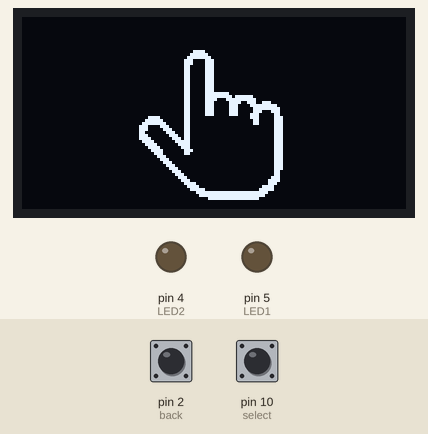
Simulated run of this sketch. Board: Arduino Uno, built with avr-gcc and run on an emulated ATmega328P. Shown: 128×64 one-colour display, output pins drawn as LEDs (lit = HIGH). The inputs (shaded band) are chosen by the test bench; at power-on: pin 10 (select) HIGH, pin 2 (back) HIGH. What the sketch prints to the serial monitor is not drawn.

Above: at 1.27 s.
1.3 s: pin 10 (select) pulled LOW for 0.15 s
At 2.6 s:
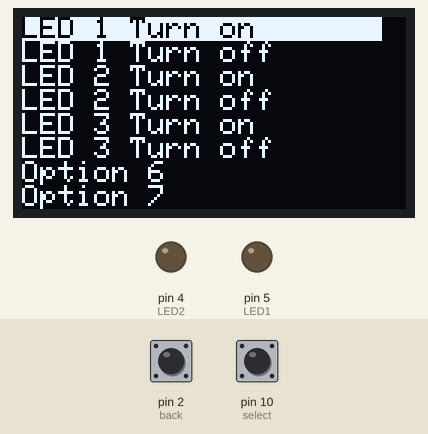
2.9 s: pin 2 (back) pulled LOW for 1 s
At 4.08 s:
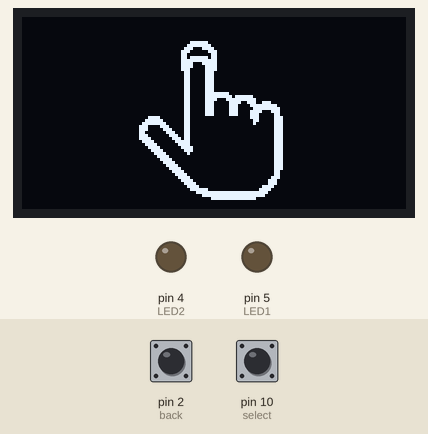
4.5 s: pin 10 (select) pulled LOW for 1 s
At 5.3 s:
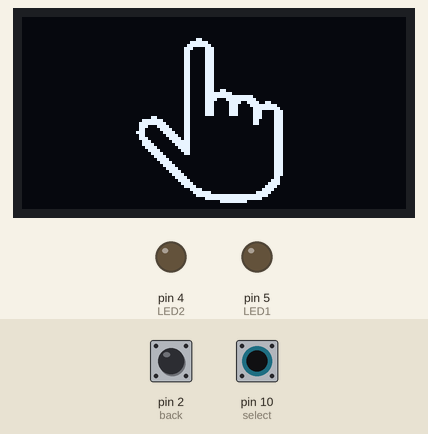
6.1 s: pin 10 (select) pulled LOW for 0.15 s
At 6.2 s:
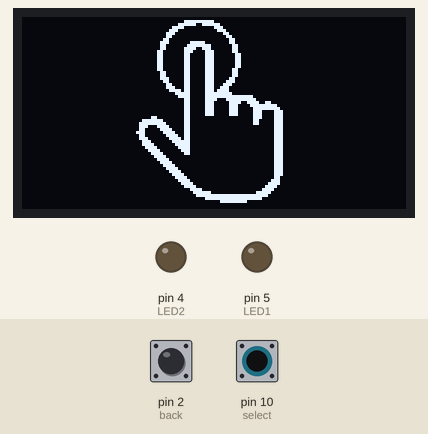
7.7 s: pin 2 (back) pulled LOW for 3.2 s
At 11.37 s:
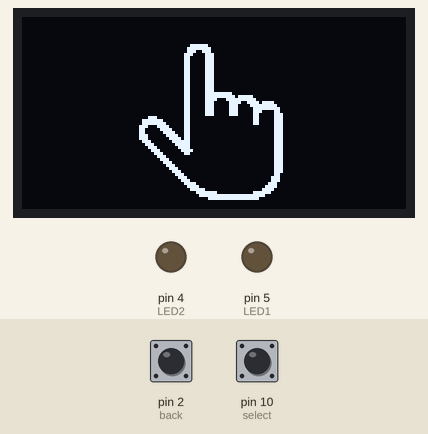
11.5 s: pin 10 (select) pulled LOW for 3.2 s
At 12.2 s:
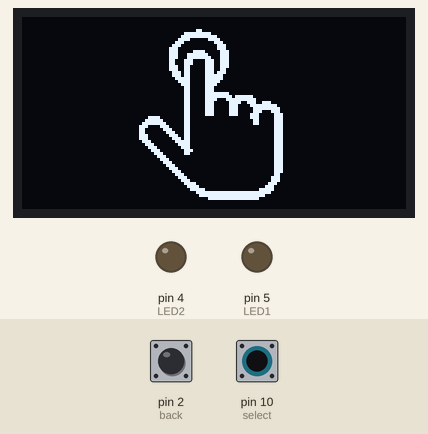
Timing chart, 0 to 14.5 s (numbered marks = the images above; inputs shaded):
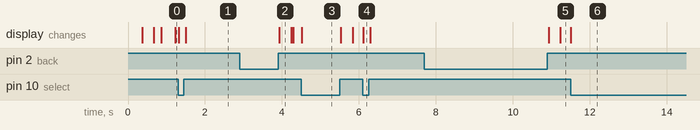

Measured:
- after the input at 1.3 s, the display: first changes at once (image 1 shows a later state)
- after the input at 2.9 s, the display: changes after 1.0 s (image 2)
- after the input at 4.5 s, the display: changes at once (image 3)
- after the input at 6.1 s, the display: changes at once (image 4)
- after the input at 7.7 s, the display: first changes after 3.2 s (image 5 shows a later state)
- after the input at 11.5 s, the display: changes at once (image 6)

The sketch:

Menu_by_shanto.ino
```cpp
#include <Adafruit_SSD1306.h>
Adafruit_SSD1306 display(128, 64, &Wire, -1);
#include "bitmap.h"
#define FRAME_COUNT (sizeof(frames) / sizeof(frames[0]));
int frame = 0; //Starting with the very first frame.
#define select 10 //button for selecting item in the list
#define back 2 //Button for getting back from the menu
#define LED1 5
#define LED2 4
#define LED3 3


void setup() {
 Serial.begin(9600);
 display.begin(0x02, 0x3C);
 display.clearDisplay();
 display.setTextSize(2);

  pinMode(select, INPUT_PULLUP);
  pinMode(back, INPUT_PULLUP);
  pinMode(LED1, OUTPUT);
  pinMode(LED2, OUTPUT);
}

void loop() {
  intro(); //Intro will keep running unless we press anything
  byte r = push(select); //Outputs 0, 1, 2 based on the type of press
                         //detected
  if(r)
  {
    Serial.println(r);
    if(r==1)
    {
      byte p = panel();
      if(p==1) digitalWrite(LED1, HIGH);
      if(p==2) digitalWrite(LED1, LOW);
      if(p==3) digitalWrite(LED2, HIGH);
      if(p==4) digitalWrite(LED2, LOW);
      if(p==5) digitalWrite(LED3, HIGH);
      if(p==6) digitalWrite(LED3, LOW);
    }
  }


}
```

button.ino
```cpp
byte push(byte pin_number) {
  bool long_press_flag = 0;
  if (digitalRead(pin_number) == 0) {
    delay(20);  //debounce delay
    uint32_t t = millis();
    while (digitalRead(pin_number) == 0) {
      if (millis() - t > 500) {
        long_press_flag = 1;
        digitalWrite(13, 1);
      }
    }
    digitalWrite(13, 0);
    if (long_press_flag)
      return 2; //A long press has been detected
    else return 1;  //A short press has been detected
  }

  return 0;  //The button is not being pressed when push()
             // function is being called.
}
```

display.ino
```cpp
void text(String t, byte x, byte y, bool c)
{
  display.setCursor(x, y);
  (c) ? display.setTextColor(1) : display.setTextColor(0, 1);
  display.print(t);
}
```

intro.ino
```cpp
void intro() {
  display.clearDisplay();
  display.drawBitmap(32, 0, frames[frame], 64, 64, 1);
  //32 = X position for starting drawing
  //0 = Y position for starting drawing
  // frames[frame] = Pointer to the bitmap data (stored as a byte array in PROGMEM).
  // 64 = Width of the bitmap image in pixel
  // 64 = Breadth of the bitmap image in pixel
  // 1 = color to be used for drawing the bitmap image, 1 = black, 0 = white
  display.display();
  frame = (frame + 1) % FRAME_COUNT;
}
```

nav.ino
```cpp
String options(byte a) {
  if (a == 0) return "LED 1 Turn on       ";
  else if (a == 1) return "LED 1 Turn off      ";
  else if (a == 2) return "LED 2 Turn on       ";
  else if (a == 3) return "LED 2 Turn off      ";
  else if (a == 4) return "LED 3 Turn on       ";
  else if (a == 5) return "LED 3 Turn off         ";
  else if (a == 6) return "Option 6            ";
  else if (a == 7) return "Option 7            ";
  else if (a == 8) return "Option 8            ";
  else if (a == 9) return "Option 9            ";
  else if (a == 10) return "Option 10            ";
  else if (a == 11) return "Option 11           ";
}

// byte panel() {
//   display.setTextSize(1);
//   int index = 0;  //Index of the item in the list having focus
//   int temp = -1;
//   int base = 0;    //Index of the first item in the part of the list
//                    //currently being displayed
//   int peak = 7;    //Index of the last item in the part of the list
//                    //currently being displayed
//   int limit = 11;  //Total number of items in the list.
//   while (1) {
//     if (temp != index) {
//       temp = index;
//       display.clearDisplay();
//       for (int i = base; i <= peak; i++) {
//         if (i == index)  //The selected item out of all the displaying
//         {                //items on the display
//           text(options(i), 0, (i - base) * 8, 0);
//           //Printing the selected item in the list with inactive color(black)
//         } else {
//           {
//             text(options(i), 0, (i - base) * 8, 1);
//           }
//         }
//         display.display();
//       }

//       byte r = push(select); //Getting the status of the select button
//       Serial.println(r);
//       // if(r == 1)
//       // {
//       //   index++;
//       //   Serial.println(index);
//       //   if(index >= limit) index = limit;
//       //   if(index > peak)
//       //   {
//       //     peak = index;
//       //     base = peak - 7;
//       //   }
//       // }

//       // else if (r==2)  //Means that, we've selected something
//       // {
//       //   display.setTextSize(2);
//       //   return index + 1;
//       // }

//       // r = push(back); //Getting the status of the back button

//       // if(r==1)
//       // {
//       //   index--;
//       //   if(index < 0) index = 0;
//       //   if(index < base)
//       //   {
//       //     base = index;
//       //     peak = base + 7;
//       //   }
//       // }

//       // if(r==2)
//       // {
//       //   display.setTextSize(2);
//       //   return 0;
//       // }

//     }
//   }
// }

byte panel() {
  display.setTextSize(1);
  int index = 0, temp = -1, base = 0, peak = 7, limit = 11;
  while (1) {
    if (temp != index) {
      temp = index;
      display.clearDisplay();
      for (int i = base; i <= peak; i++) {
        (i == index) ? text(options(i), 0, (i - base) * 8, 0) : text(options(i), 0, (i - base) * 8, 1);
      }
      display.display();
    }

    byte r = push(select);
    if (r == 1) {
      index++;
      if (index >= limit) index = limit;
      if (index > peak) {
        peak = index;
        base = peak - 7;
      }
    }

    else if (r == 2) {  //Long press will return the particular index of
                        //item under focus as the output of the function
      display.setTextSize(2);
      return index + 1;
    }

    r = push(back);
    if (r == 1) {
      index--;
      if (index < 0) index = 0;
      if (index < base) {
        base = index;
        peak = base + 7;
      }
    }
    if (r == 2) {   //Long pressing the back button will simply exit the
                    //menu mode
      display.setTextSize(2);
      return 0;
    }
  }
}
```

Source omitted: bitmap.h (data table, 33115 bytes)
